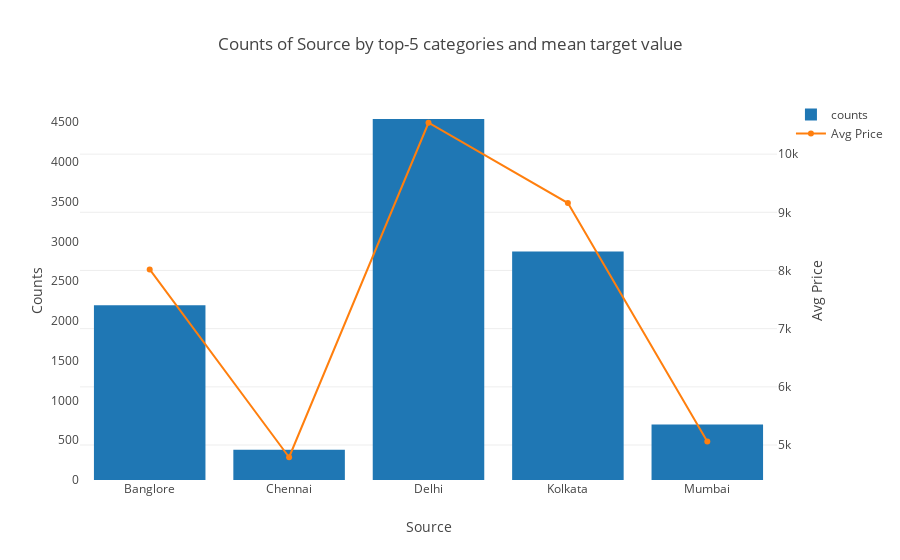

The code cell stored with this chart in its notebook:
### Code cell
plot_cat('Source')

### Figure 1 — Plotly figure (JSON) as saved in the notebook; plotly's stock layout.template omitted (floating-point values rounded to 4 significant figures)
{"data": [{"name": "counts", "type": "bar", "uid": "84e8eb36-19cb-441f-905f-70941618ac5b", "x": ["Banglore", "Chennai", "Delhi", "Kolkata", "Mumbai"], "y": [2197, 381, 4537, 2871, 697]}, {"name": "Avg Price", "type": "scatter", "uid": "1e79544b-b845-4059-8cd4-7b547382d0db", "x": ["Banglore", "Chennai", "Delhi", "Kolkata", "Mumbai"], "y": [8017.0, 4790.0, 10540.0, 9158.0, 5060.0], "yaxis": "y2"}], "layout": {"legend": {"orientation": "v"}, "title": {"text": "Counts of Source by top-5 categories and mean target value"}, "xaxis": {"showgrid": false, "showline": false, "title": {"text": "Source"}, "zeroline": false}, "yaxis": {"showgrid": false, "showline": false, "title": {"text": "Counts"}, "zeroline": false}, "yaxis2": {"overlaying": "y", "side": "right", "title": {"text": "Avg Price"}}}}
